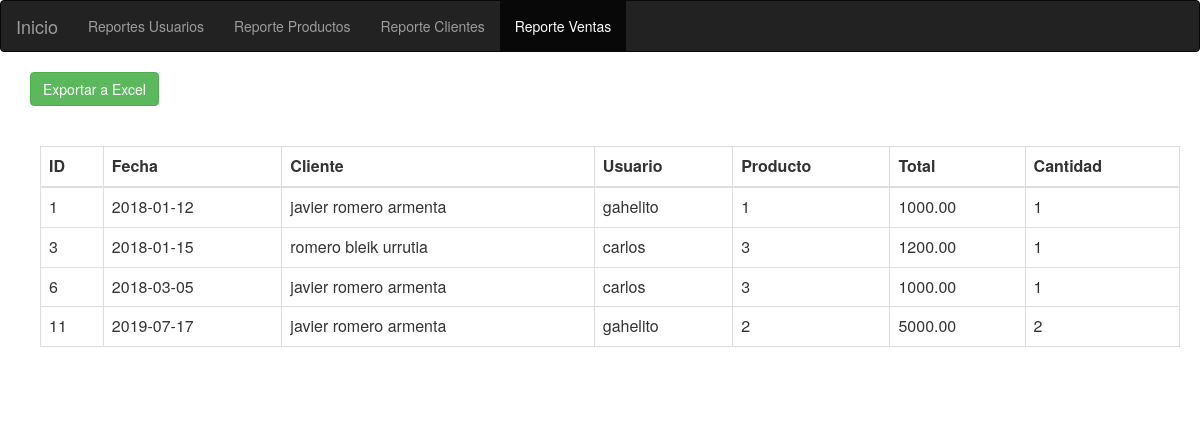
Page /Reportes/Ventas/reporteventas.php on the committed database.
### tables this page shows
CREATE TABLE `ventas` (
  `id_venta` bigint(20) NOT NULL AUTO_INCREMENT,
  `id_cliente` bigint(20) NOT NULL,
  `id_producto` bigint(20) NOT NULL,
  `id_usuario` bigint(20) NOT NULL,
  `fecha` date NOT NULL,
  `cantidad` int(15) NOT NULL,
  `total` decimal(15,2) NOT NULL,
  PRIMARY KEY (`id_venta`),
  KEY `id_usuariof` (`id_usuario`),
  KEY `id_productof` (`id_producto`),
  KEY `id_clientef` (`id_cliente`)
);

### Reportes/Ventas/reporteventas.php (the view, shortened to what this page needs)
<?php
include 'db.php';
?>
<?php
if ($_SESSION["idioma"]==2){
if(!isset($_SESSION['cuenta'])){
 echo "<script>location.href='index.php'</script>";
}
date_default_timezone_set('America/Hermosillo');
?>
<!DOCTYPE html>
<html lang="en">
<head>
<title>javi's autos - reportes de ventas</title>
    <script src="https://ajax.googleapis.com/ajax/libs/jquery/2.2.0/jquery.min.js"></script>
    <link rel="stylesheet" href="https://maxcdn.bootstrapcdn.com/bootstrap/3.3.6/css/bootstrap.min.css" />
    <script src="https://cdn.datatables.net/1.10.12/js/jquery.dataTables.min.js"></script>
    <script src="https://cdn.datatables.net/1.10.12/js/dataTables.bootstrap.min.js"></script>
    <link rel="shortcut icon" href="../../configuraciones/imagen/javisautos.PNG">
    <link rel="stylesheet" href="https://cdn.datatables.net/1.10.12/css/dataTables.bootstrap.min.css" />
    <script src="https://maxcdn.bootstrapcdn.com/bootstrap/3.3.6/js/bootstrap.min.js"></script>
    <style>
      .box
      {
        width:1270px;
        padding:20px;
        background-color:#fff;
        border:1px solid #ccc;
        border-radius:5px;
        margin-top:25px;
      }
    </style>
  </head>
  <body>
    <!DOCTYPE html>
<html lang="en">
<head>
  <title>DPSTREET</title>
  <meta charset="utf-8">
  <meta name="viewport" content="width=device-width, initial-scale=1">
  <link rel="stylesheet" href="https://maxcdn.bootstrapcdn.com/bootstrap/3.3.7/css/bootstrap.min.css">
  <script src="https://ajax.googleapis.com/ajax/libs/jquery/3.3.1/jquery.min.js"></script>
  <script src="https://maxcdn.bootstrapcdn.com/bootstrap/3.3.7/js/bootstrap.min.js"></script>
  <style type="text/css">
    body
      {
        margin:0;
        padding:0;
        background-color:white;
      }
  </style>
</head>
<body>
<nav class="navbar navbar-inverse">
  <div class="container-fluid">
    <div class="navbar-header">
      <a class="navbar-brand" href="/dpstreet1/menu1.php">Home</a>
    </div>
    <ul class="nav navbar-nav">
      <li class=""><a href="/dpstreet1/Reportes/usuarios/reporteusuarios">Reports Users</a></li>
      <li class=""><a href="/dpstreet1/Reportes/Productos/reporteproductos">Products Report</a></li>
      <li class=""><a href="/dpstreet1/Reportes/clientes/reporteclientes">Customer Report</a></li>
       <li class="active"><a href="/dpstreet1/Reportes/Ventas/reporteventas">Sales Report</a></li>
    </ul>
    <form class="navbar-form navbar-left" action="/action_page.php">
      <div class="input-group">
          </button>
        </div>
      </div>
    </form>
  </div>
</nav>
    <title>Reporte ventas </title>
     </head>
<body>
<div class="container">
    <div class="row ">
        <div class="col-lg-12">
             <a class="btn btn-success" id="export-btn">Export Excel</a>
<div class="container">
<br></div><br>
          <table class="table table-bordered" style="background-color:white;margin-left:50px;" >
            <thead>
              <tr>
              <th>ID</th>
            <th>
date of sale</th>
          <th>Usser</th>
                <th>Product</th>
                <th>Client</th>
                <th>
quantity</th>
                <th>
total</th>
              </tr>
            </thead>
            <tbody>
        <?php
           $statement = $connection->prepare("SELECT t1.id_venta,t1.fecha,t1.cliente,t1.usuario,t1.id_producto,t1.total,t1.cantidad
from
(
SELECT v.id_venta,v.fecha,v.id_cliente,v.id_usuario,v.id_producto,v.total,v.cantidad,concat(c.cliente,' ',c.ap_cliente,' ',c.am_cliente) as cliente,u.usuario
from
clientes c
inner join
ventas v
on
c.id_cliente=v.id_cliente
inner join
usuarios u
on
u.id_usuario=v.id_usuario group by v.id_venta)as t1 ");
          $statement->execute();
          while($row=$statement->fetch(PDO::FETCH_ASSOC))
          {
            extract($row);
            echo "<TR>";
            echo "<TD>{$id_venta}</TD>";
            echo "<TD>{$fecha}</TD>";
            echo "<TD>{$cliente}</TD>";
      echo "<TD>{$usuario}</TD>";
      echo "<TD>{$id_producto}</TD>";
      echo "<TD>{$total}</TD>";
      echo "<TD>{$cantidad}</TD>";
      echo "</TR>";
      }
          ?>
          </tbody>
      </table>
  <script src="../js/jquery.js"></script>
<script src="../js/bootstrap.min.js"></script>
<br><br>
        </div>
    </div>
  </div>
 <script src="../jquery.table2excel.js"></script>
<script type="text/javascript">
 jQuery(document).ready(function() {
    $('#export-btn').on('click', function(e){
        e.preventDefault();
        ResultsToTable();
    });
    function ResultsToTable(){
        $(".table").table2excel({
            exclude: ".noExl",
            name: "Results"
        });
    }
});
</script>
</body>
</html>
<?php } else { ?>
<html lang="en">
<head>
  <link rel="stylesheet" href="https://maxcdn.bootstrapcdn.com/bootstrap/3.3.7/css/bootstrap.min.css">
</head>
<body>
<nav class="navbar navbar-inverse">
  <div class="container-fluid">
    <div class="navbar-header">
      <a class="navbar-brand" href="/dpstreet1/menu1.php">Inicio</a>
    </div>
    <ul class="nav navbar-nav">
      <li class=""><a href="/dpstreet1/Reportes/usuarios/reporteusuarios">Reportes Usuarios</a></li>
      <li class=""><a href="/dpstreet1/Reportes/Productos/reporteproductos">Reporte Productos</a></li>
      <li class=""><a href="/dpstreet1/Reportes/clientes/reporteclientes">Reporte Clientes</a></li>
       <li class="active"><a href="/dpstreet1/Reportes/ventas/reporteventas">Reporte Ventas</a></li>
    </ul>
      </div>
</nav>
</body>
</html>
<?php
include 'db.php';
?>
<!DOCTYPE html>
<html lang="en">
<head>
		<link rel="stylesheet" href="https://maxcdn.bootstrapcdn.com/bootstrap/3.3.6/css/bootstrap.min.css" />
		<link rel="stylesheet" href="https://cdn.datatables.net/1.10.12/css/dataTables.bootstrap.min.css" />
	</head>
	<body>
    </head>
<body>
<div class="container">
    <div class="row ">
        <div class="col-lg-12">
             <a class="btn btn-success" id="export-btn">Exportar a Excel</a>
<div class="container">
<br></div><br>
          <table class="table table-bordered" style="background-color:white;margin-left:10px;" >
            <thead>
              <tr>
              <th>ID</th>
            <th>Fecha</th>
				  <th>Cliente</th>
                <th>Usuario</th>
                <th>Producto</th>
                 <th>Total</th>
                   <th>Cantidad</th>
              </tr>
            </thead>
            <tbody>
        <?php
          $statement = $connection->prepare("SELECT t1.id_venta,t1.fecha,t1.cliente,t1.usuario,t1.id_producto,t1.total,t1.cantidad
from
(
SELECT v.id_venta,v.fecha,v.id_cliente,v.id_usuario,v.id_producto,v.total,v.cantidad,concat(c.cliente,' ',c.ap_cliente,' ',c.am_cliente) as cliente,u.usuario
from
clientes c
inner join
ventas v
on
c.id_cliente=v.id_cliente
inner join
usuarios u
on
u.id_usuario=v.id_usuario group by v.id_venta)as t1 ");
          $statement->execute();
          while($row=$statement->fetch(PDO::FETCH_ASSOC))
          {
            extract($row);
            echo "<TR>";
            echo "<TD>{$id_venta}</TD>";
            echo "<TD>{$fecha}</TD>";
            echo "<TD>{$cliente}</TD>";
			echo "<TD>{$usuario}</TD>";
			echo "<TD>{$id_producto}</TD>";
			echo "<TD>{$total}</TD>";
			echo "<TD>{$cantidad}</TD>";
			echo "</TR>";
 		  }
          ?>
          </tbody>
      </table>
<br><br>
        </div>
    </div>
  </div>
</body>
</html>
<?php } ?>

### Reportes/Ventas/reporteventas.php (style rules this page uses)
body { margin:0; padding:0; background-color:white; }

### rows in the picture
ventas: id_venta "1", fecha "2018-01-12", cliente "javier romero armenta", usuario "gahelito", id_producto "1", total "1000.00", cantidad "1"
ventas: id_venta "3", fecha "2018-01-15", cliente "romero bleik urrutia", usuario "carlos", id_producto "3", total "1200.00", cantidad "1"
ventas: id_venta "6", fecha "2018-03-05", cliente "javier romero armenta", usuario "carlos", id_producto "3", total "1000.00", cantidad "1"
ventas: id_venta "11", fecha "2019-07-17", cliente "javier romero armenta", usuario "gahelito", id_producto "2", total "5000.00", cantidad "2"
